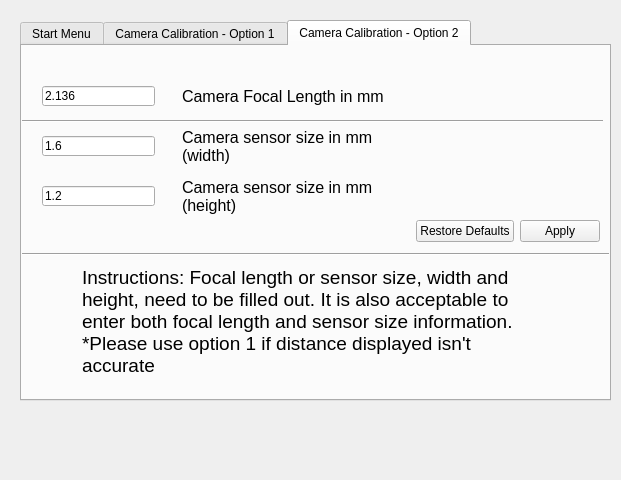
<?xml version="1.0" encoding="UTF-8"?>
<ui version="4.0">
 <class>Dialog</class>
 <widget class="QDialog" name="Dialog">
  <property name="geometry">
   <rect>
    <x>0</x>
    <y>0</y>
    <width>621</width>
    <height>480</height>
   </rect>
  </property>
  <property name="windowTitle">
   <string>EyeDistanceApp</string>
  </property>
  <widget class="QTabWidget" name="tabWidget">
   <property name="geometry">
    <rect>
     <x>20</x>
     <y>20</y>
     <width>591</width>
     <height>381</height>
    </rect>
   </property>
   <property name="tabShape">
    <enum>QTabWidget::Rounded</enum>
   </property>
   <property name="currentIndex">
    <number>2</number>
   </property>
   <property name="elideMode">
    <enum>Qt::ElideLeft</enum>
   </property>
   <property name="movable">
    <bool>false</bool>
   </property>
   <widget class="QWidget" name="tab">
    <attribute name="title">
     <string>Start Menu</string>
    </attribute>
    <widget class="QPushButton" name="pushButton">
     <property name="geometry">
      <rect>
       <x>330</x>
       <y>240</y>
       <width>170</width>
       <height>40</height>
      </rect>
     </property>
     <property name="text">
      <string>Start Detection</string>
     </property>
     <property name="default">
      <bool>true</bool>
     </property>
     <property name="flat">
      <bool>false</bool>
     </property>
    </widget>
    <widget class="QPushButton" name="pushButton_2">
     <property name="geometry">
      <rect>
       <x>330</x>
       <y>290</y>
       <width>170</width>
       <height>40</height>
      </rect>
     </property>
     <property name="text">
      <string>Stop Detection</string>
     </property>
    </widget>
    <widget class="QRadioButton" name="radioButton">
     <property name="geometry">
      <rect>
       <x>20</x>
       <y>240</y>
       <width>61</width>
       <height>17</height>
      </rect>
     </property>
     <property name="text">
      <string>seconds</string>
     </property>
    </widget>
    <widget class="QCheckBox" name="checkBox">
     <property name="geometry">
      <rect>
       <x>20</x>
       <y>50</y>
       <width>141</width>
       <height>17</height>
      </rect>
     </property>
     <property name="text">
      <string>Display distance </string>
     </property>
     <property name="checkable">
      <bool>true</bool>
     </property>
     <property name="checked">
      <bool>true</bool>
     </property>
    </widget>
    <widget class="QLabel" name="label">
     <property name="geometry">
      <rect>
       <x>100</x>
       <y>200</y>
       <width>151</width>
       <height>21</height>
      </rect>
     </property>
     <property name="text">
      <string>Notification cooldown period</string>
     </property>
    </widget>
    <widget class="QRadioButton" name="radioButton_2">
     <property name="geometry">
      <rect>
       <x>90</x>
       <y>240</y>
       <width>61</width>
       <height>17</height>
      </rect>
     </property>
     <property name="text">
      <string>minutes</string>
     </property>
     <property name="checked">
      <bool>true</bool>
     </property>
    </widget>
    <widget class="QLineEdit" name="lineEdit_3">
     <property name="geometry">
      <rect>
       <x>20</x>
       <y>160</y>
       <width>61</width>
       <height>21</height>
      </rect>
     </property>
     <property name="text">
      <string>0</string>
     </property>
    </widget>
    <widget class="QLabel" name="label_2">
     <property name="geometry">
      <rect>
       <x>350</x>
       <y>130</y>
       <width>131</width>
       <height>20</height>
      </rect>
     </property>
     <property name="font">
      <font>
       <family>Microsoft Sans Serif</family>
       <pointsize>12</pointsize>
      </font>
     </property>
     <property name="frameShape">
      <enum>QFrame::NoFrame</enum>
     </property>
     <property name="text">
      <string>Detection Status</string>
     </property>
     <property name="textFormat">
      <enum>Qt::RichText</enum>
     </property>
    </widget>
    <widget class="QTextBrowser" name="textBrowser_2">
     <property name="geometry">
      <rect>
       <x>300</x>
       <y>160</y>
       <width>220</width>
       <height>60</height>
      </rect>
     </property>
    </widget>
    <widget class="QLabel" name="label_3">
     <property name="geometry">
      <rect>
       <x>350</x>
       <y>10</y>
       <width>141</width>
       <height>20</height>
      </rect>
     </property>
     <property name="font">
      <font>
       <family>Microsoft Sans Serif</family>
       <pointsize>12</pointsize>
      </font>
     </property>
     <property name="frameShape">
      <enum>QFrame::NoFrame</enum>
     </property>
     <property name="text">
      <string>Displayed distance</string>
     </property>
     <property name="textFormat">
      <enum>Qt::RichText</enum>
     </property>
    </widget>
    <widget class="QLineEdit" name="lineEdit">
     <property name="geometry">
      <rect>
       <x>20</x>
       <y>80</y>
       <width>61</width>
       <height>20</height>
      </rect>
     </property>
    </widget>
    <widget class="QLabel" name="label_5">
     <property name="geometry">
      <rect>
       <x>100</x>
       <y>70</y>
       <width>161</width>
       <height>41</height>
      </rect>
     </property>
     <property name="text">
      <string>Enter Displayed Distance in Inches (option 1 only)</string>
     </property>
     <property name="wordWrap">
      <bool>true</bool>
     </property>
    </widget>
    <widget class="QLineEdit" name="lineEdit_2">
     <property name="geometry">
      <rect>
       <x>20</x>
       <y>120</y>
       <width>61</width>
       <height>20</height>
      </rect>
     </property>
     <property name="text">
      <string>12</string>
     </property>
    </widget>
    <widget class="QLabel" name="label_15">
     <property name="geometry">
      <rect>
       <x>100</x>
       <y>110</y>
       <width>161</width>
       <height>41</height>
      </rect>
     </property>
     <property name="text">
      <string>Enter Measured Distance in Inches (option 1 only)</string>
     </property>
     <property name="wordWrap">
      <bool>true</bool>
     </property>
    </widget>
    <widget class="QTextBrowser" name="textBrowser">
     <property name="geometry">
      <rect>
       <x>300</x>
       <y>40</y>
       <width>220</width>
       <height>60</height>
      </rect>
     </property>
    </widget>
    <widget class="QDialogButtonBox" name="buttonBox">
     <property name="geometry">
      <rect>
       <x>-10</x>
       <y>270</y>
       <width>261</width>
       <height>32</height>
      </rect>
     </property>
     <property name="orientation">
      <enum>Qt::Horizontal</enum>
     </property>
     <property name="standardButtons">
      <set>QDialogButtonBox::Apply|QDialogButtonBox::RestoreDefaults</set>
     </property>
     <property name="centerButtons">
      <bool>true</bool>
     </property>
    </widget>
    <widget class="Line" name="line">
     <property name="geometry">
      <rect>
       <x>260</x>
       <y>0</y>
       <width>20</width>
       <height>361</height>
      </rect>
     </property>
     <property name="orientation">
      <enum>Qt::Vertical</enum>
     </property>
    </widget>
    <widget class="QLabel" name="label_10">
     <property name="geometry">
      <rect>
       <x>90</x>
       <y>10</y>
       <width>61</width>
       <height>20</height>
      </rect>
     </property>
     <property name="font">
      <font>
       <family>Microsoft Sans Serif</family>
       <pointsize>12</pointsize>
      </font>
     </property>
     <property name="frameShape">
      <enum>QFrame::NoFrame</enum>
     </property>
     <property name="text">
      <string>Settings</string>
     </property>
     <property name="textFormat">
      <enum>Qt::RichText</enum>
     </property>
    </widget>
    <widget class="QLineEdit" name="lineEdit_4">
     <property name="geometry">
      <rect>
       <x>20</x>
       <y>200</y>
       <width>61</width>
       <height>21</height>
      </rect>
     </property>
     <property name="text">
      <string>3</string>
     </property>
    </widget>
    <widget class="QLabel" name="label_16">
     <property name="geometry">
      <rect>
       <x>100</x>
       <y>150</y>
       <width>151</width>
       <height>51</height>
      </rect>
     </property>
     <property name="text">
      <string>Webcam selection (0 - default webcam, 1 - connected webcam, etc)</string>
     </property>
     <property name="wordWrap">
      <bool>true</bool>
     </property>
    </widget>
   </widget>
   <widget class="QWidget" name="tab_2">
    <attribute name="title">
     <string>Camera Calibration - Option 1</string>
    </attribute>
    <widget class="QLabel" name="label_4">
     <property name="geometry">
      <rect>
       <x>30</x>
       <y>10</y>
       <width>421</width>
       <height>61</height>
      </rect>
     </property>
     <property name="font">
      <font>
       <pointsize>14</pointsize>
      </font>
     </property>
     <property name="text">
      <string>Step 1 - Click on start detection and grab a ruler</string>
     </property>
     <property name="wordWrap">
      <bool>true</bool>
     </property>
    </widget>
    <widget class="QLabel" name="label_6">
     <property name="geometry">
      <rect>
       <x>30</x>
       <y>60</y>
       <width>441</width>
       <height>71</height>
      </rect>
     </property>
     <property name="font">
      <font>
       <pointsize>14</pointsize>
      </font>
     </property>
     <property name="text">
      <string>Step 2 -  Place the ruler on the computer webcam and measure a fixed distance, (ex: 12 inches) straight outward from the screen </string>
     </property>
     <property name="wordWrap">
      <bool>true</bool>
     </property>
    </widget>
    <widget class="QLabel" name="label_7">
     <property name="geometry">
      <rect>
       <x>30</x>
       <y>130</y>
       <width>511</width>
       <height>71</height>
      </rect>
     </property>
     <property name="font">
      <font>
       <pointsize>14</pointsize>
      </font>
     </property>
     <property name="text">
      <string>Step 3 Move your face to the 12 inches mark and make sure a displayed distance is being detected (make sure displayed distance is consistent)</string>
     </property>
     <property name="wordWrap">
      <bool>true</bool>
     </property>
    </widget>
    <widget class="QLabel" name="label_8">
     <property name="geometry">
      <rect>
       <x>30</x>
       <y>200</y>
       <width>521</width>
       <height>31</height>
      </rect>
     </property>
     <property name="font">
      <font>
       <pointsize>14</pointsize>
      </font>
     </property>
     <property name="text">
      <string>Step 4  - Stop Detection</string>
     </property>
     <property name="wordWrap">
      <bool>true</bool>
     </property>
    </widget>
    <widget class="QLabel" name="label_9">
     <property name="geometry">
      <rect>
       <x>30</x>
       <y>230</y>
       <width>551</width>
       <height>101</height>
      </rect>
     </property>
     <property name="font">
      <font>
       <pointsize>14</pointsize>
      </font>
     </property>
     <property name="text">
      <string>Step 5 - Record the displayed distance and measured distance in the Enter Displayed/Measured Distance (calibration only) box (displayed distance may be different from measured distance) and click apply button</string>
     </property>
     <property name="wordWrap">
      <bool>true</bool>
     </property>
    </widget>
   </widget>
   <widget class="QWidget" name="tab_3">
    <attribute name="title">
     <string>Camera Calibration - Option 2</string>
    </attribute>
    <widget class="QLineEdit" name="lineEdit_5">
     <property name="geometry">
      <rect>
       <x>20</x>
       <y>40</y>
       <width>113</width>
       <height>20</height>
      </rect>
     </property>
     <property name="text">
      <string>2.136</string>
     </property>
    </widget>
    <widget class="QLineEdit" name="lineEdit_6">
     <property name="geometry">
      <rect>
       <x>20</x>
       <y>90</y>
       <width>113</width>
       <height>20</height>
      </rect>
     </property>
     <property name="text">
      <string>1.6</string>
     </property>
    </widget>
    <widget class="QLabel" name="label_11">
     <property name="geometry">
      <rect>
       <x>160</x>
       <y>40</y>
       <width>241</width>
       <height>21</height>
      </rect>
     </property>
     <property name="font">
      <font>
       <pointsize>12</pointsize>
      </font>
     </property>
     <property name="text">
      <string>Camera Focal Length in mm</string>
     </property>
    </widget>
    <widget class="QLabel" name="label_12">
     <property name="geometry">
      <rect>
       <x>160</x>
       <y>80</y>
       <width>221</width>
       <height>41</height>
      </rect>
     </property>
     <property name="font">
      <font>
       <pointsize>12</pointsize>
      </font>
     </property>
     <property name="text">
      <string>Camera sensor size in mm (width)</string>
     </property>
     <property name="wordWrap">
      <bool>true</bool>
     </property>
    </widget>
    <widget class="QLineEdit" name="lineEdit_7">
     <property name="geometry">
      <rect>
       <x>20</x>
       <y>140</y>
       <width>113</width>
       <height>20</height>
      </rect>
     </property>
     <property name="text">
      <string>1.2</string>
     </property>
    </widget>
    <widget class="QLabel" name="label_13">
     <property name="geometry">
      <rect>
       <x>160</x>
       <y>130</y>
       <width>221</width>
       <height>41</height>
      </rect>
     </property>
     <property name="font">
      <font>
       <pointsize>12</pointsize>
      </font>
     </property>
     <property name="text">
      <string>Camera sensor size in mm (height)</string>
     </property>
     <property name="wordWrap">
      <bool>true</bool>
     </property>
    </widget>
    <widget class="QLabel" name="label_14">
     <property name="geometry">
      <rect>
       <x>60</x>
       <y>210</y>
       <width>461</width>
       <height>131</height>
      </rect>
     </property>
     <property name="font">
      <font>
       <pointsize>14</pointsize>
      </font>
     </property>
     <property name="text">
      <string>Instructions: Focal length or sensor size, width and height, need to be filled out. It is also acceptable to enter both focal length and sensor size information. *Please use option 1 if distance displayed isn't accurate</string>
     </property>
     <property name="wordWrap">
      <bool>true</bool>
     </property>
    </widget>
    <widget class="Line" name="line_2">
     <property name="geometry">
      <rect>
       <x>0</x>
       <y>200</y>
       <width>591</width>
       <height>16</height>
      </rect>
     </property>
     <property name="orientation">
      <enum>Qt::Horizontal</enum>
     </property>
    </widget>
    <widget class="QDialogButtonBox" name="buttonBox_2">
     <property name="geometry">
      <rect>
       <x>390</x>
       <y>170</y>
       <width>191</width>
       <height>31</height>
      </rect>
     </property>
     <property name="orientation">
      <enum>Qt::Horizontal</enum>
     </property>
     <property name="standardButtons">
      <set>QDialogButtonBox::Apply|QDialogButtonBox::RestoreDefaults</set>
     </property>
     <property name="centerButtons">
      <bool>true</bool>
     </property>
    </widget>
    <widget class="Line" name="line_3">
     <property name="geometry">
      <rect>
       <x>0</x>
       <y>65</y>
       <width>581</width>
       <height>21</height>
      </rect>
     </property>
     <property name="orientation">
      <enum>Qt::Horizontal</enum>
     </property>
    </widget>
   </widget>
  </widget>
 </widget>
 <resources/>
 <connections>
  <connection>
   <sender>buttonBox</sender>
   <signal>accepted()</signal>
   <receiver>Dialog</receiver>
   <slot>accept()</slot>
   <hints>
    <hint type="sourcelabel">
     <x>250</x>
     <y>402</y>
    </hint>
    <hint type="destinationlabel">
     <x>157</x>
     <y>274</y>
    </hint>
   </hints>
  </connection>
  <connection>
   <sender>buttonBox</sender>
   <signal>rejected()</signal>
   <receiver>Dialog</receiver>
   <slot>reject()</slot>
   <hints>
    <hint type="sourcelabel">
     <x>318</x>
     <y>402</y>
    </hint>
    <hint type="destinationlabel">
     <x>286</x>
     <y>274</y>
    </hint>
   </hints>
  </connection>
 </connections>
</ui>
